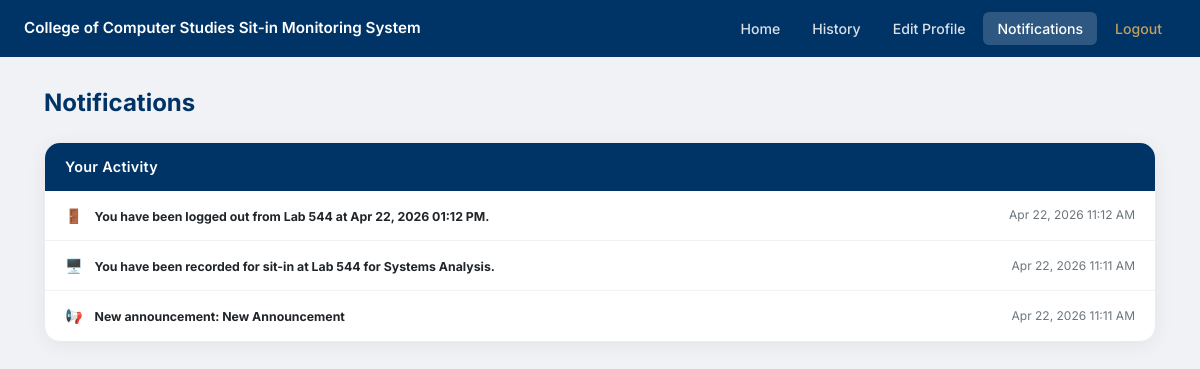
Page /user/notifications.php (signed in) on the committed database.
### tables this page shows
CREATE TABLE `notifications` (
  `id` int(11) NOT NULL,
  `student_id` int(11) NOT NULL,
  `type` enum('sitin','logout','announcement') NOT NULL,
  `message` text NOT NULL,
  `is_read` tinyint(4) DEFAULT 0,
  `created_at` timestamp NOT NULL DEFAULT current_timestamp()
);

### user/notifications.php (the view, shortened to what this page needs)
<?php
require_once '../includes/db.php';
$student_id = $_SESSION['student_id'];
mysqli_query($conn, "UPDATE notifications SET is_read = 1 WHERE student_id = $student_id");
$result = mysqli_query($conn,
    "SELECT * FROM notifications
     WHERE student_id = $student_id
     ORDER BY created_at DESC
     LIMIT 100"
);
require_once '../includes/header.php';
?>
<?php require_once '../includes/navbar_user.php'; ?>
<div class="page-wrapper">
    <div class="container-fluid px-4">
        <h2 class="page-title mb-4">Notifications</h2>
        <div class="card-uc">
            <div class="card-uc-header">Your Activity</div>
            <div class="card-uc-body" style="padding: 0;">
                <?php if ($result && mysqli_num_rows($result) > 0): ?>
                    <?php while ($notif = mysqli_fetch_assoc($result)): ?>
                        <div class="notif-item <?= $notif['is_read'] ? '' : 'notif-unread' ?>">
                            <div class="d-flex justify-content-between align-items-center">
                                <div>
                                    <span class="notif-icon me-2">
                                        <?= $notif['type'] === 'sitin' ? '🖥️' : ($notif['type'] === 'announcement' ? '📢' : '🚪') ?>
                                    </span>
                                    <strong class="small">
                                        <?= htmlspecialchars($notif['message']) ?>
                                    </strong>
                                </div>
                                <span class="announcement-date text-nowrap ms-3">
                                    <?= date('M d, Y h:i A', strtotime($notif['created_at'])) ?>
                                </span>
                            </div>
                        </div>
                    <?php endwhile; ?>
                <?php else: ?>
                    <p class="text-muted text-center py-4">No notifications yet.</p>
                <?php endif; ?>
            </div>
        </div>
    </div>
</div>
<?php require_once '../includes/footer.php'; ?>

### assets/style.css (style rules this page uses)
:root { --uc-blue: #003366; --ccs-purple: #5c2c90; --ccs-gold: #c5a059; --bg-light: #f0f2f5; --border: #e9ecef; --text-muted: #6c757d; }
body { background: var(--bg-light); font-family: 'Inter', sans-serif; min-height: 100vh; display: flex; flex-direction: column; align-items: center; justify-content: flex-start; }
.page-wrapper { width: 100%; padding: 32px 20px 60px; }
.page-title { color: var(--uc-blue); font-weight: 700; font-size: 1.5rem; margin-bottom: 20px; }
.card-uc { background: white; border-radius: 16px; border: 1px solid var(--border); box-shadow: 0 4px 20px rgba(0, 0, 0, 0.06); overflow: hidden; }
.card-uc-header { background: var(--uc-blue); color: white; font-weight: 600; font-size: 0.9rem; padding: 13px 20px; letter-spacing: 0.02em; }
.card-uc-body { padding: 24px; }
.announcement-date { font-size: 0.75rem; color: var(--text-muted); }
.notif-item { padding: 14px 20px; border-bottom: 1px solid var(--bg-light); font-size: 0.88rem; }
.notif-item:last-child { border-bottom: none; }
.notif-icon { margin-right: 8px; }

### rows in the picture
notifications: message "You have been logged out from Lab 544 at Apr 22, 2026 01:12 PM.", created_at "Apr 22, 2026 11:12 AM"
notifications: message "You have been recorded for sit-in at Lab 544 for Systems Analysis.", created_at "Apr 22, 2026 11:11 AM"
notifications: message "New announcement: New Announcement", created_at "Apr 22, 2026 11:11 AM"
